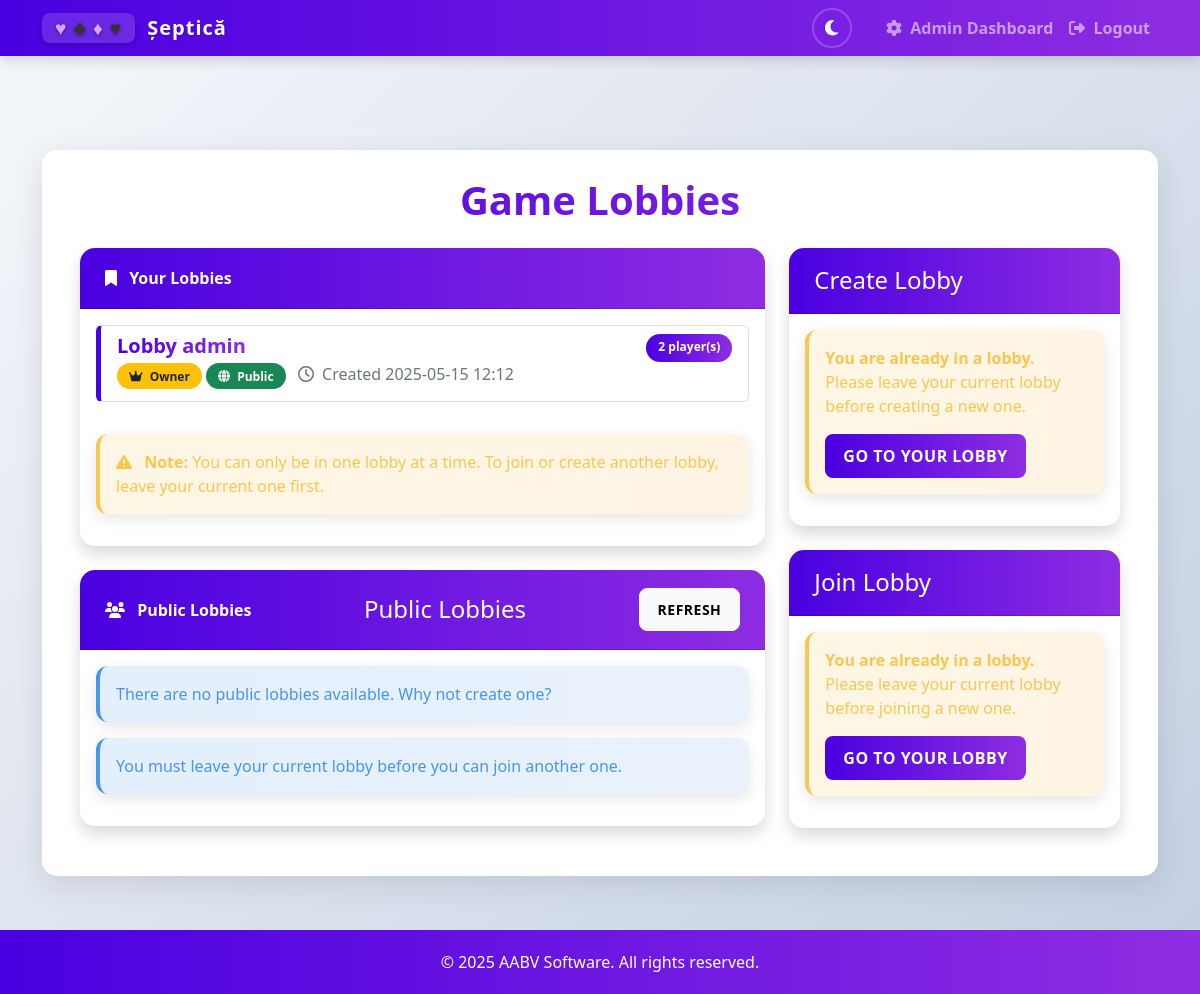
The page /lobbies (signed in) on the database its author committed.
### app.py (models this page shows, shortened)
class Lobby(db.Model):
    id = db.Column(db.Integer, primary_key=True)
    code = db.Column(db.String(6), unique=True, nullable=False)
    name = db.Column(db.String(100), nullable=True)  # New field for lobby name
    created_at = db.Column(db.DateTime, default=datetime.utcnow)
    is_active = db.Column(db.Boolean, default=True)
    is_public = db.Column(db.Boolean, default=True)
    game_started = db.Column(db.Boolean, default=False)  # New field to track if game has started
    owner_id = db.Column(db.Integer, db.ForeignKey('user.id'), nullable=False)
    owner = db.relationship('User', foreign_keys=[owner_id])
    players = db.relationship('LobbyPlayer', back_populates='lobby', cascade='all, delete-orphan')
    @property
    def player_count(self):
        return len(self.players)

### app.py (the view)
@app.route('/lobbies')
def lobbies():
    if 'username' not in session:
        flash('Please login first!', 'error')
        return redirect(url_for('login'))
    try:
        username = session['username']
        user = User.query.filter_by(username=username).first()
        user_lobbies = []
        user_active_games = []
        for lobby_player in user.lobby_players:
            if lobby_player.lobby.is_active:
                if lobby_player.lobby.game_started:
                    user_active_games.append(lobby_player.lobby)
                else:
                    user_lobbies.append(lobby_player.lobby)
        public_lobbies = Lobby.query.filter_by(
            is_active=True,
            is_public=True,
            game_started=False
        ).all()
        public_lobbies = [lobby for lobby in public_lobbies if lobby not in user_lobbies]
        return render_template(
            'lobbies.html',
            user=user,
            user_lobbies=user_lobbies,
            public_lobbies=public_lobbies,
            user_active_games=user_active_games
        )
    except Exception as e:
        logger.error(f"Error accessing lobbies page: {e}")
        flash('An error occurred. Please try again.', 'error')
        return redirect(url_for('login'))

### templates/lobbies.html (shortened to what this page needs)
{% extends "base.html" %}
{% block content %}
<div class="container animate-fade-in">
    <h1 class="page-title text-center mb-4">Game Lobbies</h1>
    <div class="row">
        <div class="col-lg-8">
            <div class="card shadow mb-4">
                <div class="card-header">
                    <i class="fas fa-bookmark me-2"></i> Your Lobbies
                </div>
                <div class="card-body">
                    {% if user_lobbies %}
                        <div class="list-group">
                            {% for lobby in user_lobbies %}
                                <a href="{{ url_for('lobby_detail', lobby_code=lobby.code) }}" class="list-group-item list-group-item-action lobby-card mb-3" data-lobby-code="{{ lobby.code }}">
                                    <div class="d-flex w-100 justify-content-between">
                                        <h5 class="mb-1 fw-bold">{{ lobby.name or 'Lobby #' + lobby.code }}</h5>
                                        <span class="badge badge-primary">{{ lobby.player_count }} player(s)</span>
                                    </div>
                                    <p class="mb-1">
                                        {% if lobby.owner_id == user.id %}
                                            <span class="badge bg-warning text-dark">
                                                <i class="fas fa-crown me-1"></i> Owner
                                            </span>
                                        {% else %}
                                            <span class="badge bg-info">
                                                <i class="fas fa-user me-1"></i> Member
                                            </span>
                                        {% endif %}
                                        {% if lobby.is_public %}
                                            <span class="badge bg-success">
                                                <i class="fas fa-globe me-1"></i> Public
                                            </span>
                                        {% else %}
                                            <span class="badge bg-secondary">
                                                <i class="fas fa-lock me-1"></i> Private
                                            </span>
                                        {% endif %}
                                        <span class="text-muted ms-2">
                                            <i class="far fa-clock me-1"></i> Created {{ lobby.created_at.strftime('%Y-%m-%d %H:%M') }}
                                        </span>
                                    </p>
                                </a>
                            {% endfor %}
                        </div>
                        <div class="alert alert-warning mt-3">
                            <i class="fas fa-exclamation-triangle me-2"></i>
                            <strong>Note:</strong> You can only be in one lobby at a time. To join or create another lobby, leave your current one first.
                        </div>
                    {% else %}
                        <div class="alert alert-info">
                            <i class="fas fa-info-circle me-2"></i>
                            You are not in any active lobbies. Create a new lobby or join an existing one!
                        </div>
                    {% endif %}
                </div>
            </div>
            <div class="card shadow mb-4">
                <div class="card-header d-flex justify-content-between align-items-center">
                    <div>
                        <i class="fas fa-users me-2"></i> Public Lobbies
                    </div>
                    <h4 class="mb-0">Public Lobbies</h4>
                    <button id="refresh-lobbies" class="btn btn-light btn-sm">
                         Refresh
                    </button>
                </div>
                <div class="card-body" id="public-lobbies-container">
                    {% if public_lobbies %}
                        <div class="list-group">
                            {% for lobby in public_lobbies %}
                                <div class="list-group-item d-flex justify-content-between align-items-center" data-lobby-code="{{ lobby.code }}">
                                    <div>
                                        <h5 class="mb-1">{{ lobby.name or 'Lobby #' + lobby.code }}</h5>
                                        <p class="mb-1">
                                            Code: {{ lobby.code }}<br>
                                            Players: {{ lobby.player_count }}
                                            <br>
                                            Created: {{ lobby.created_at.strftime('%Y-%m-%d %H:%M') }}
                                        </p>
                                    </div>
                                    <form method="POST" action="{{ url_for('join_lobby') }}" class="ms-3">
                                        <input type="hidden" name="lobby_code" value="{{ lobby.code }}">
                                        <button type="submit" class="btn btn-sm btn-primary" {% if user_lobbies %}disabled title="Leave your current lobby first"{% endif %}>Join</button>
                                    </form>
                                </div>
                            {% endfor %}
                        </div>
                    {% else %}
                        <div class="alert alert-info">
                            There are no public lobbies available. Why not create one?
                        </div>
                    {% endif %}
                    {% if user_lobbies %}
                        <div class="alert alert-info mt-3">
                            You must leave your current lobby before you can join another one.
                        </div>
                    {% endif %}
                </div>
            </div>
        </div>
        <div class="col-lg-4">
            <div class="card shadow mb-4">
                <div class="card-header bg-success text-white">
                    <h4 class="mb-0">Create Lobby</h4>
                </div>
                <div class="card-body">
                    {% if user_lobbies %}
                        <div class="alert alert-warning">
                            <strong>You are already in a lobby.</strong>
                            <p>Please leave your current lobby before creating a new one.</p>
                            <a href="{{ url_for('lobby_detail', lobby_code=user_lobbies[0].code) }}" class="btn btn-primary">Go to Your Lobby</a>
                        </div>
                    {% endif %}
                </div>
            </div>
            <div class="card shadow">
                <div class="card-header bg-info text-white">
                    <h4 class="mb-0">Join Lobby</h4>
                </div>
                <div class="card-body">
                    {% if user_lobbies %}
                        <div class="alert alert-warning">
                            <strong>You are already in a lobby.</strong>
                            <p>Please leave your current lobby before joining a new one.</p>
                            <a href="{{ url_for('lobby_detail', lobby_code=user_lobbies[0].code) }}" class="btn btn-primary">Go to Your Lobby</a>
                        </div>
                    {% endif %}
                </div>
            </div>
        </div>
    </div>
</div>
{% endblock %}

### static/css/style.css (style rules this page uses)
:root { --primary-color: #4a00e0; --primary-color-rgb: 74, 0, 224; --secondary-color: #8e2de2; --secondary-color-rgb: 142, 45, 226; --accent-color: #ff6b6b; --light-accent: #ffb347; --success-color: #02c39a; --danger-color: #e63946; --warning-color: #f9c74f; --light-bg: #f0f2f5; --card-color: #ffffff; --text-color: #333333; --text-light: #6c757d; --body-bg: linear-gradient(135deg, #f5f7fa 0%, #c3cfe2 100%); --navbar-bg: linear-gradient(90deg, var(--primary-color), var(--secondary-color)); --footer-bg: rgba(255, 255, 255, 0.9); --footer-text: #6c757d; --input-bg: #fff; --input-border: #ced4da; --hearts: #e74c3c; --diamonds: #e67e22; --clubs: #2c3e50; --spades: #34495e; --card-border: #ddd; --card-shadow: rgba(0, 0, 0, 0.1); }
html { background: var(--body-bg); }
body { background: var(--body-bg); font-family: 'Segoe UI', Tahoma, Geneva, Verdana, sans-serif; color: var(--text-color); transition: background 0.3s ease, color 0.3s ease; padding-top: 56px; }
.card { border: none; border-radius: 15px; overflow: hidden; transition: transform 0.3s, box-shadow 0.3s; background: var(--card-color); box-shadow: 0 5px 15px rgba(0, 0, 0, 0.08); }
.card-header { padding: 18px 25px; background: linear-gradient(90deg, var(--primary-color), var(--secondary-color)); color: white; font-weight: 600; }
.btn { border-radius: 8px; padding: 10px 18px; font-weight: 600; transition: all 0.3s; text-transform: uppercase; letter-spacing: 0.5px; }
.btn-primary { background: linear-gradient(90deg, var(--primary-color), var(--secondary-color)); border: none; }
.alert { border-radius: 12px; border: none; box-shadow: 0 5px 15px var(--card-shadow); }
.alert-warning { background: linear-gradient(90deg, rgba(249, 199, 79, 0.15), rgba(255, 183, 77, 0.15)); color: var(--warning-color); border-left: 4px solid var(--warning-color); }
.alert-info { background: linear-gradient(90deg, rgba(72, 149, 239, 0.15), rgba(108, 167, 236, 0.15)); color: #4895ef; border-left: 4px solid #4895ef; }
.lobby-card { border-left: 5px solid var(--primary-color); background: var(--card-color); transition: background 0.3s ease, border-color 0.3s ease; }
.page-title { background: linear-gradient(90deg, var(--primary-color), var(--secondary-color)); background-clip: text; -webkit-background-clip: text; -webkit-text-fill-color: transparent; font-weight: 700; margin-bottom: 20px; }
.animate-fade-in { animation: fadeIn 0.5s ease-out forwards; }
.badge { padding: 7px 12px; border-radius: 50px; font-weight: 600; }
.badge-primary { background: linear-gradient(90deg, var(--primary-color), var(--secondary-color)); color: white; }
.alert-warning { border-left-color: var(--warning-color); }

### rows shown on the page
Lobby: name "Lobby admin", player_count "2", shows "Owner", is_public True (drawn), created_at "2025-05-15 12:12"
